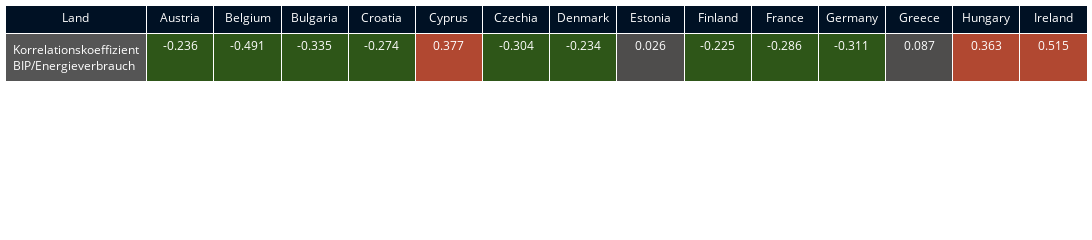
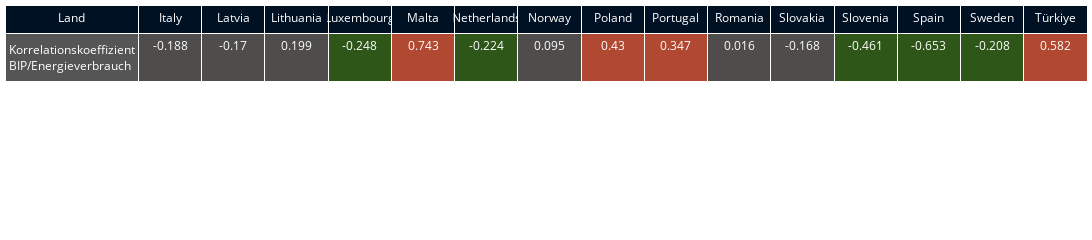

The notebook cell saved with these charts, in order:
### Markdown cell above
### Quartalsebene

### Code cell
df_Q_first_half = df_Q[df_Q['Land'].isin(first_half_of_countries)].sort_values(by='Land')
df_Q_second_half = df_Q[df_Q['Land'].isin(second_half_of_countries)].sort_values(by='Land')
correlation_table(df_Q_first_half, mode = "Land", html_elements_color=html_elements_color).show()
correlation_table(df_Q_second_half, mode = "Land", html_elements_color=html_elements_color).show()

### Figure 1 — Plotly figure (JSON) as saved in the notebook; plotly's stock layout.template omitted (floating-point values rounded to 4 significant figures)
{"data": [{"cells": {"fill": {"color": ["#555555", "#2e5618", "#2e5618", "#2e5618", "#2e5618", "#b14831", "#2e5618", "#2e5618", "#4e4d4c", "#2e5618", "#2e5618", "#2e5618", "#4e4d4c", "#b14831", "#b14831"]}, "font": {"color": "white", "size": 12}, "values": [["Korrelationskoeffizient<br>BIP/Energieverbrauch"], [-0.236], [-0.491], [-0.335], [-0.274], [0.377], [-0.304], [-0.234], [0.026], [-0.225], [-0.286], [-0.311], [0.087], [0.363], [0.515]]}, "columnwidth": [190, 90, 90, 90, 90, 90, 90, 90, 90, 90, 90, 90, 90, 90, 90], "header": {"fill": {"color": "#001124"}, "font": {"color": "white", "size": 12}, "values": ["Land", "Austria", "Belgium", "Bulgaria", "Croatia", "Cyprus", "Czechia", "Denmark", "Estonia", "Finland", "France", "Germany", "Greece", "Hungary", "Ireland"]}, "type": "table"}], "layout": {"height": 80, "margin": {"b": 5, "l": 5, "r": 5, "t": 5}, "width": 1200}}

### Figure 2 — Plotly figure (JSON) as saved in the notebook; plotly's stock layout.template omitted (floating-point values rounded to 4 significant figures)
{"data": [{"cells": {"fill": {"color": ["#555555", "#4e4d4c", "#4e4d4c", "#4e4d4c", "#2e5618", "#b14831", "#2e5618", "#4e4d4c", "#b14831", "#b14831", "#4e4d4c", "#4e4d4c", "#2e5618", "#2e5618", "#2e5618", "#b14831"]}, "font": {"color": "white", "size": 12}, "values": [["Korrelationskoeffizient<br>BIP/Energieverbrauch"], [-0.188], [-0.17], [0.199], [-0.248], [0.743], [-0.224], [0.095], [0.43], [0.347], [0.016], [-0.168], [-0.461], [-0.653], [-0.208], [0.582]]}, "columnwidth": [190, 90, 90, 90, 90, 90, 90, 90, 90, 90, 90, 90, 90, 90, 90, 90], "header": {"fill": {"color": "#001124"}, "font": {"color": "white", "size": 12}, "values": ["Land", "Italy", "Latvia", "Lithuania", "Luxembourg", "Malta", "Netherlands", "Norway", "Poland", "Portugal", "Romania", "Slovakia", "Slovenia", "Spain", "Sweden", "Türkiye"]}, "type": "table"}], "layout": {"height": 80, "margin": {"b": 5, "l": 5, "r": 5, "t": 5}, "width": 1200}}
